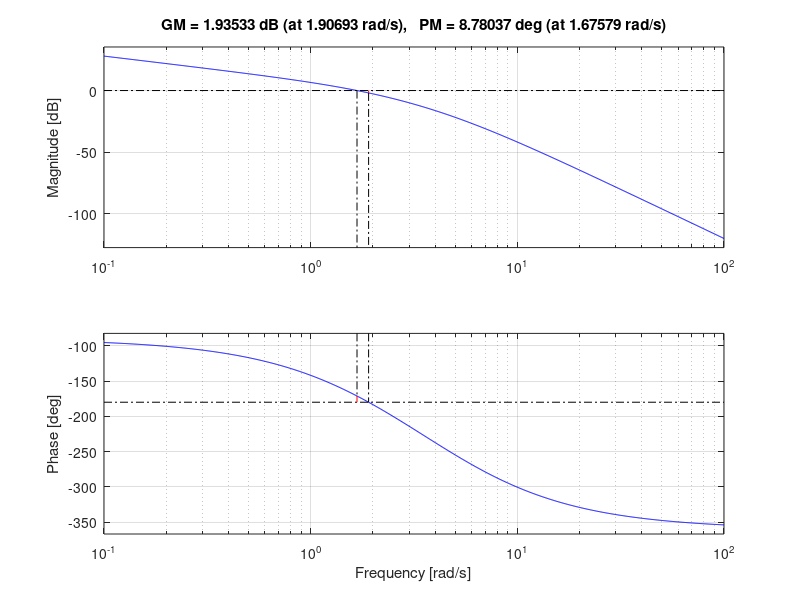

Write the MATLAB code that produced this figure.
clear all;
close all;
clc;
s=tf('s');
sys=100/(s*(s+2)*(s+4)*(s+5))
margin(sys)
[gm pm wpc wgc]=margin(sys)
if 20*log10(gm)>0
disp('System is stable')
else if 20*log10(gm)<1
disp('System is unstable')
else if 20*log10(gm)==1
disp('System is marginally stable')
end
end
end